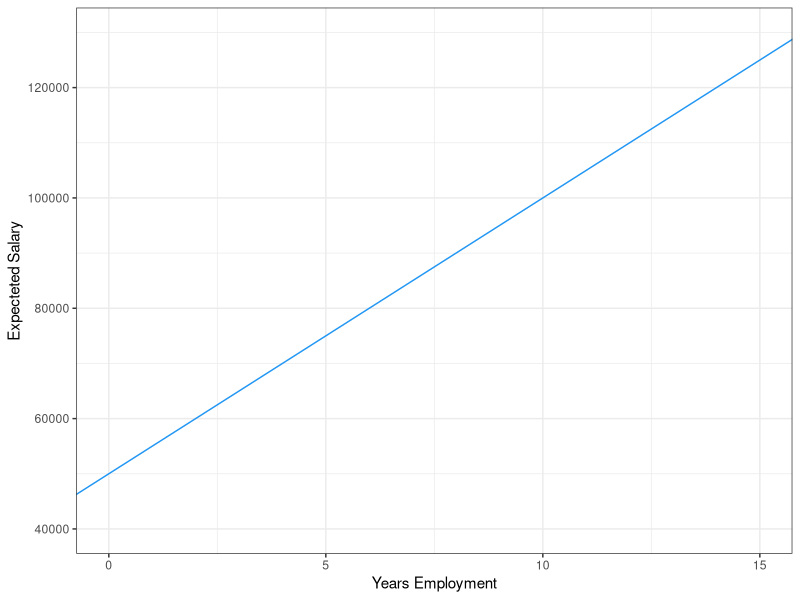
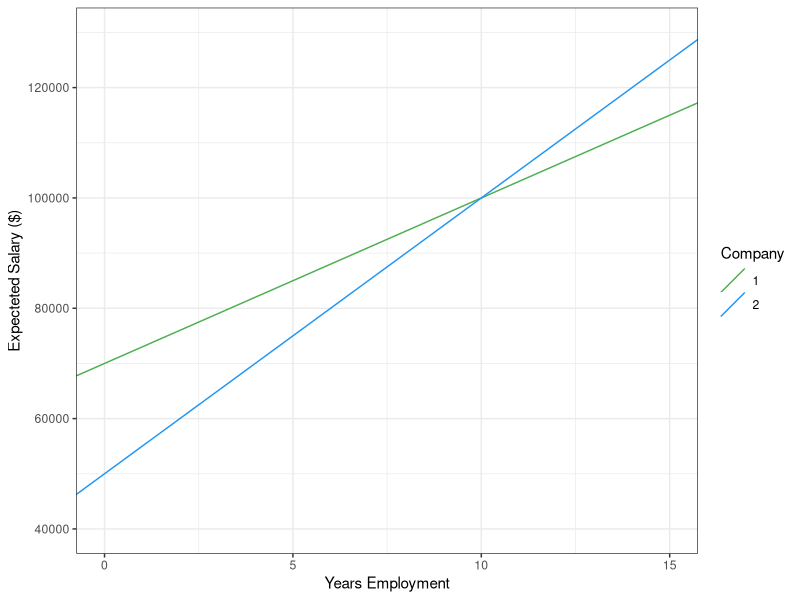
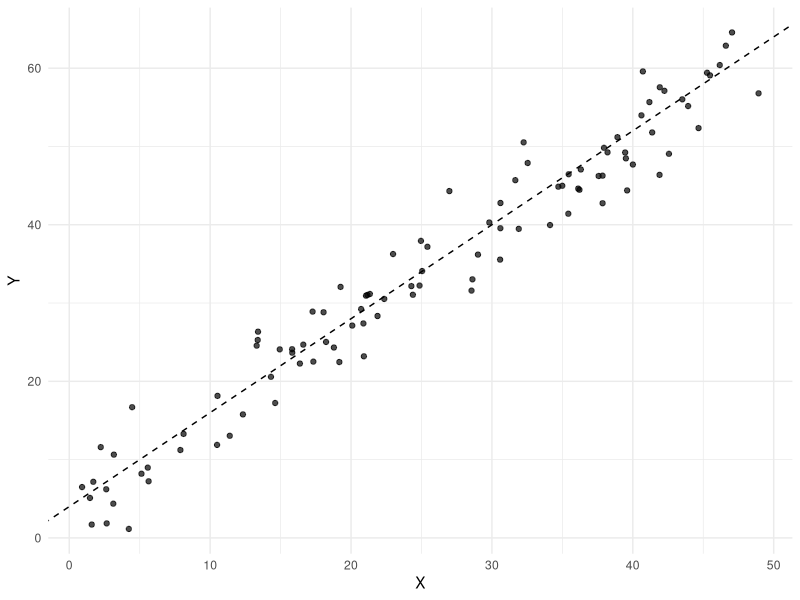

The R source for these figures, in order:
## ---- chunk 1
library(ggplot2)
theme_set(theme_bw())
## ---- chunk 2
#| echo: false
#| fig-cap: "test"
ggplot()+
  geom_abline(intercept=5e4, slope=5e3, colour='#2196F3')+
  lims(x=c(0,15),y=c(4e4,13e4))+
  labs(x="Years Employment", y= "Expecteted Salary")
## ---- chunk 3
#| echo: false
#| fig-cap: "Linear trend of salary and years employed at two different companies"
ggplot()+
  geom_abline(aes(intercept=7e4, slope=3e3, colour="1"))+
  geom_abline(aes(intercept=5e4, slope=5e3, colour="2"))+
  lims(x=c(0,15),y=c(4e4,13e4))+
  labs(x="Years Employment",
       y= "Expecteted Salary ($)",
       colour="Company")+
  scale_color_manual(values= c("1"="#4CAF50","2"='#2196F3'))
## ---- chunk 4
50000+(5000*10)
## ---- chunk 5
pnorm(11e4,1e5, 4e3, lower.tail = FALSE)
## ---- chunk 6
n <- 100
X <- runif(n=100, min=0, max= 50)
head(X)
## ---- chunk 7
beta_0 <- 4
beta_1 <- 1.2
sigma <- 4

simple_linear_model <- function(X, beta_0, beta_1, sigma) {
  mu <- beta_0 + (beta_1 * X) 
  mu + rnorm(length(X), mean = 0, sd = sigma)
}
## ---- chunk 8
Y <- simple_linear_model(X, beta_0, beta_1, sigma)
head(Y)
## ---- chunk 9
#| echo: false
#| label: fig-plot
#| fig-cap: "Data generated from the simple linear model $Y=4+1.2\\times X + \\varepsilon$, with $\\varepsilon\\sim N(0,16)$. Dashed line shows E[Y|X] = β0 + β1X"

library(ggplot2)

df <- data.frame(X = X, Y = Y)

ggplot(df, aes(X, Y)) +
  geom_point(alpha = 0.7) +
  geom_abline(intercept = beta_0, slope = beta_1, linetype = "dashed") +
  labs(x = "X", y = "Y") +
  theme_minimal()
